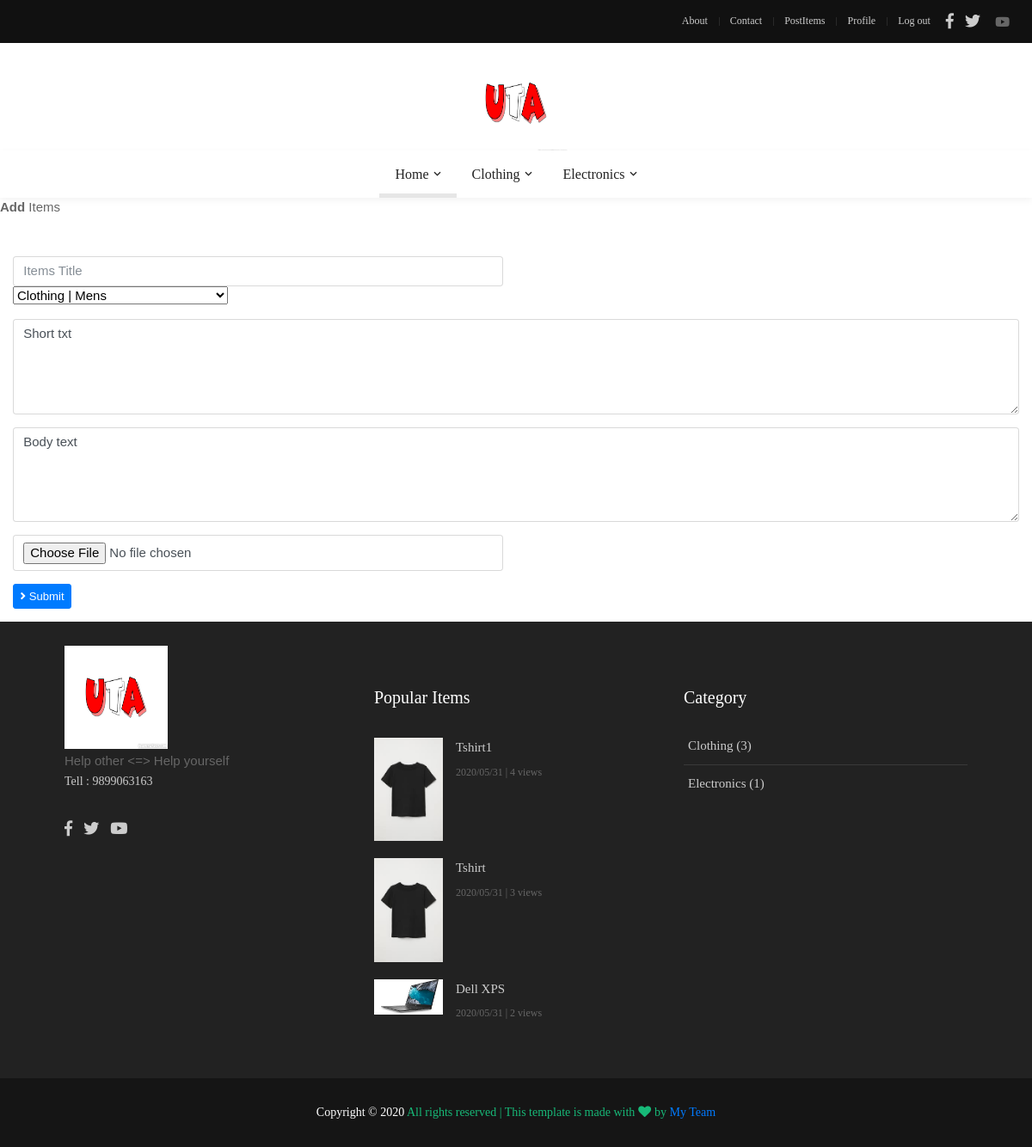
The app's page /post/items/ (signed in) with its own data.
### main/models.py (models this page shows, shortened)
class Main(models.Model):
    name = models.CharField(max_length=30)
    about = models.TextField()
    abouttxt = models.TextField(default="-")
    fb = models.CharField(default="-", max_length=30)
    tw = models.CharField(default="-", max_length=30)
    yt = models.CharField(default="-", max_length=30)
    tell = models.CharField(default="-", max_length=30)
    link = models.CharField(default="-", max_length=30)
    set_name = models.CharField(default="-", max_length=30)
    picurl = models.TextField(default="")
    picname = models.TextField(default="")
    picurl2 = models.TextField(default="")
    picname2 = models.TextField(default="")

### cat/models.py (models this page shows, shortened)
class Cat(models.Model):
    name = models.CharField(max_length=50)
    count = models.IntegerField(default = 0) #this is required to keep count of category

### items/models.py (models this page shows, shortened)
class Items(models.Model):
    name = models.CharField(max_length=150)
    short_txt = models.TextField()
    body_txt = models.TextField() #after click takes to the full items
    date = models.CharField(max_length=12)
    time = models.CharField(max_length=12,default='00:00')
    picname = models.TextField() #saving a pic is not enough also need to be deleted when the items post is deleted
    picurl = models.TextField(default='-')
    owner = models.ForeignKey(User,on_delete=models.CASCADE)
    catname = models.CharField(max_length=50,default='-')
    catid = models.IntegerField(default=0)
    ocatid = models.IntegerField(default=0) #keep track of main category
    show = models.IntegerField(default=0)

### main/views.py (the view, shortened to what this page needs)
# urls.py: url(r'^post/items/$', views.post_items, name='post_items'),
def post_items(request):
    if not request.user.is_authenticated:
        return redirect('mylogin')
    now = datetime.datetime.now()
    year = now.year
    month = now.month
    day = now.day
    if len(str(day)) == 1:
        day = "0" + str(day)
    if len(str(month)) == 1:
        month = "0" + str(month)
    today = str(year) + "/" + str(month) + "/" + str(day)
    time = str(now.hour) + ":" + str(now.minute)
    site = Main.objects.get(pk=1)
    items = Items.objects.all().order_by('-pk') #latest items at first
    cat = Cat.objects.all() #to show categories in footer
    popitems = Items.objects.all().order_by('-show')[:3]
    subcat = SubCat.objects.all()
    return render(request, 'front/post_items.html', {'site':site, 'items':items, 'cat':cat, 'subcat':subcat, 'popitems':popitems})

### main/templates/front/post_items.html (shortened to what this page needs)
{% extends 'front/master.html' %}
{% load static %}
{% block mainblock %}
<div class="row">
    <div class="col-md-12">
        <div class="block">
            <div class="block-title">
                <h2><strong>Add</strong> Items</h2>
            </div>
            <br>
            <br>
            <form action="{% url 'post_items' %}" method="post" enctype="multipart/form-data" class="form-horizontal form-bordered">
                <div class="form-group">
                    <div class="col-md-6">
                        <input id="itemstitle" name="itemstitle" type="text" class="form-control" placeholder="Items Title">
                    </div>
                    <div class="col-md-6">
                        <select id="itemscat" name="itemscat" class="select-chosen" data-placeholder="Choose a Category.." style="width: 250px;">
                            {% for i in subcat %}
                            <option value="{{i.pk}}">{{i.catname}} | {{i.name}}</option>
                            {% endfor %}
                        </select>
                    </div>
                </div>
                <div class="form-group">
                    <div class="col-md-12">
                        <textarea type="text" id="itemstxtshort" name="itemstxtshort" rows="5" class="form-control" placeholder="short txt">Short txt</textarea>
                    </div>
                </div>
                <div class="form-group">
                    <div class="col-md-12">
                        <textarea type="text" id="itemstxt" name="itemstxt" rows="5" class="form-control" placeholder="body txt">Body text</textarea>
                    </div>
                </div>
                <div class="form-group">
                    <div class="col-md-6">
                        <input type="file" id="myfile" name="myfile" rows="5" class="form-control" placeholder="choose image">
                    </div>
                </div>
                <div class="form-group">
                    <div class="col-md-12">
                        <button type="submit" class="btn btn-sm btn-primary"><i class="fa fa-angle-right"></i> Submit</button>
                    </div>
                </div>
            </form>
        </div>
    </div>
</div>
{% endblock %}

### main/templates/front/master.html (shortened to what this page needs)
{% load static %}
<!DOCTYPE html>
<html lang="en">
<head>
	<link rel="stylesheet" type="text/css" href="{% static 'front/vendor/bootstrap/css/bootstrap.min.css' %}">
	<link rel="stylesheet" type="text/css"
		href="{% static 'front/fonts/fontawesome-5.0.8/css/fontawesome-all.min.css' %}">
	<link rel="stylesheet" type="text/css"
		href="{% static 'front/fonts/iconic/css/material-design-iconic-font.min.css' %}">
	<link rel="stylesheet" type="text/css" href="{% static 'front/vendor/animate/animate.css' %}">
	<link rel="stylesheet" type="text/css" href="{% static 'front/vendor/css-hamburgers/hamburgers.min.css' %}">
	<link rel="stylesheet" type="text/css" href="{% static 'front/vendor/animsition/css/animsition.min.css' %}">
	<link rel="stylesheet" type="text/css" href="{% static 'front/css/util.min.css' %}">
	<link rel="stylesheet" type="text/css" href="{% static 'front/css/main.css' %}">
</head>
<body class="animsition">
	<header>
		<div class="container-menu-desktop">
			<div class="topbar">
				<div class="content-topbar h-100 p-rl-30">
					<div class="align-self-stretch size-w-0 pos-relative m-r-30">
					</div>
					<div class="flex-wr-e-c">
						<div class="left-topbar">
							<a href="/about" class="left-topbar-item">
								About
							</a>
							<a href="/contact" class="left-topbar-item">
								Contact
							</a>
							{% if user.is_authenticated %}
							<a href="/post/items" class="left-topbar-item">
								PostItems
							</a>
							<a href="{% url 'my-list'%}" class="left-topbar-item">
								Profile
							</a>
							<a href="/login" class="left-topbar-item">
								Log out
							</a>
							{% endif%}
						</div>
						<div class="right-topbar p-l-18">
							<a href="#">
								<span class="fab fa-facebook-f"></span>
							</a>
							<a href="#">
								<span class="fab fa-twitter"></span>
							</a>
								<span class="fab fa-youtube"></span>
						</div>
					</div>
				</div>
			</div>
			<div class="wrap-logo no-banner container">
				<div class="logo">
					<a href="/"><img style="display: inline-block; width:120px; height:120px;" src="{{ site.picurl2 }}"
							alt="LOGO"></a>
				</div>
			</div>
			<div class="wrap-main-nav">
				<div class="main-nav">
					<nav class="menu-desktop">
						<ul class="main-menu justify-content-center">
							<li class="main-menu-active">
								<a href="/">Home</a>
							</li>
							{% for gg in cat %}
							{% if gg.count != 0 %}
							<li class="mega-menu-item">
								<a href="#">{{gg.name}}</a>
							</li>
							{% endif %}
							{% endfor %}
						</ul>
					</nav>
				</div>
			</div>
		</div>
	</header>
	{% block mainblock %}
	{% endblock %}
	<footer>
		<div class="bg2 p-t-40 p-b-25">
			<div class="container">
				<div class="row">
					<div class="col-lg-4 p-b-20">
						<div class="size-h-3 flex-s-c">
							<a href="#">
								<img style="display: inline-block; width:120px; height:120px;" class="max-s-full"
									src="{{ site.picurl }}" alt="LOGO">
							</a>
						</div>
						<div>
							<p class="f1-s-1 cl11 p-b-16">
								{{ site.about|safe }}
							</p>
							<p class="f1-s-1 cl11 p-b-16">
								Tell : {{ site.tell }}
							</p>
							<div class="p-t-15">
								<a href="#" class="fs-18 cl11 hov-cl10 trans-03 m-r-8">
									<span class="fab fa-facebook-f"></span>
								</a>
								<a href="#" class="fs-18 cl11 hov-cl10 trans-03 m-r-8">
									<span class="fab fa-twitter"></span>
								</a>
								<a href="#" class="fs-18 cl11 hov-cl10 trans-03 m-r-8">
									<span class="fab fa-youtube"></span>
								</a>
							</div>
						</div>
					</div>
					<div class="col-sm-6 col-lg-4 p-b-20">
						<div class="size-h-3 flex-s-c">
							<h5 class="f1-m-7 cl0">
								Popular Items
							</h5>
						</div>
						<ul>
							{% for p in popitems %}
							<li class="flex-wr-sb-s p-b-20">
								<a href="{% url 'items_detail' word=p.name %}"
									class="size-w-4 wrap-pic-w hov1 trans-03">
									<img src="{{p.picurl}}" alt="IMG">
								</a>
								<div class="size-w-5">
									<h6 class="p-b-5">
										<a href="{% url 'items_detail' word=p.name %}"
											class="f1-s-5 cl11 hov-cl10 trans-03">
											{{p.name}}
										</a>
									</h6>
									<span class="f1-s-3 cl6">
										{{p.date}} | {{p.show}} views
									</span>
								</div>
							</li>
							{% endfor %}
						</ul>
					</div>
					<div class="col-sm-6 col-lg-4 p-b-20">
						<div class="size-h-3 flex-s-c">
							<h5 class="f1-m-7 cl0">
								Category
							</h5>
						</div>
						<ul class="m-t--12">
							{% for c in cat %}
							{% if c.count != 0 %}
							<li class="how-bor1 p-rl-5 p-tb-10">
								<a href="#" class="f1-s-5 cl11 hov-cl10 trans-03 p-tb-8">
									{{c.name}} ({{c.count}})
								</a>
							</li>
							{% endif %}
							{% endfor %}
						</ul>
					</div>
				</div>
			</div>
		</div>
		<div class="bg11">
			<div class="container size-h-4 flex-c-c p-tb-15">
				<span class="f1-s-1 cl0 txt-center">
					Copyright © 2020
					<a href="/" class="f1-s-1 cl10 hov-link1">
						</script> All rights reserved | This template is made with <i class="fa fa-heart"
							aria-hidden="true"></i> by <a href="{{site.link}}" target="_blank">My Team</a>
				</span>
			</div>
		</div>
	</footer>
</body>
</html>

### records on screen
Main: picurl2 (picture), picurl (picture), about "Help other <=> Help yourself", tell "9899063163"
Cat: name "Clothing", count "3"
Cat: name "Electronics", count "1"
Items: picurl (picture), name "Tshirt1", date "2020/05/31", show "4"
Items: picurl (picture), name "Tshirt", date "2020/05/31", show "3"
Items: picurl (picture), name "Dell XPS", date "2020/05/31", show "2"

### other values on screen
form field itemscat "Clothing | Mens"
